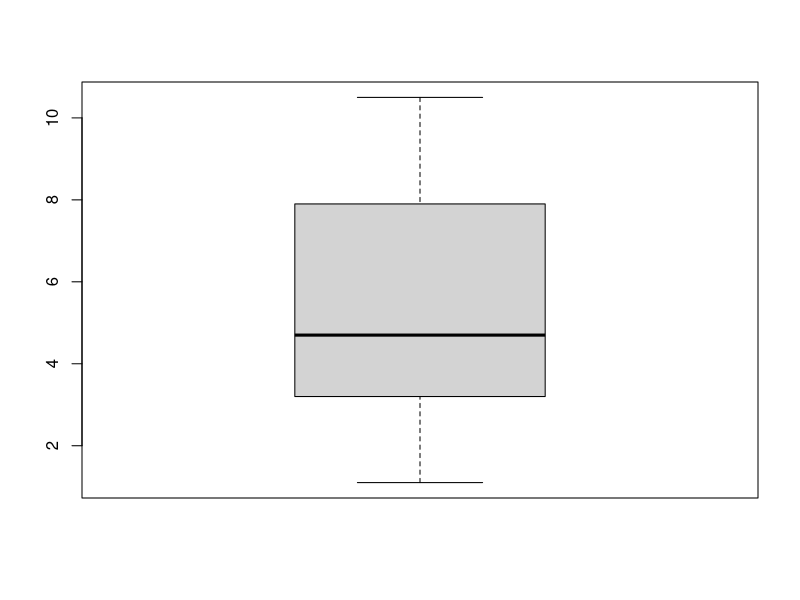
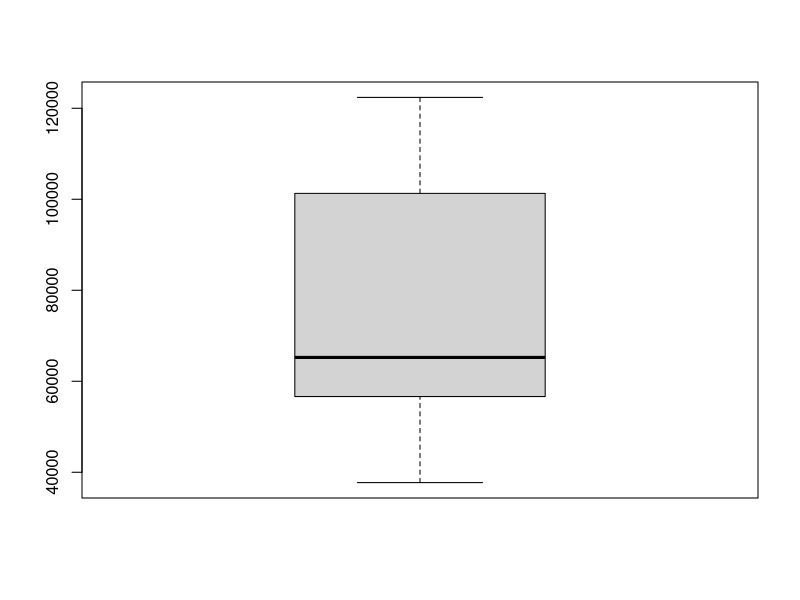

Write the R code that produced these figures, in order.

# linear regression problem

library(readxl)
salarydata <- read_excel("Salary_Data.xlsx")

#load data 
salarydata

#no any missing value
summary(salarydata)

#pre processing 
# no any outlier
boxplot(salarydata$YearsExperience)
bx = boxplot(salarydata$Salary)

# show statistics
bx$stats

#   model - methematical equation 

#  training dataset and test dataset

#break the data set into traing and test


# caTools helps to break the dataset
install.packages("caTools")
library(caTools)

set.seed(10)

# sample.split works for only target variable and splitratio convert part you want to take for training

split = sample.split(salarydata$Salary, SplitRatio = 0.75)

train = subset(salarydata, split == T)
testdata = subset(salarydata, split == F)

train
testdata

# creating the model

model <- lm(formula = Salary~. , data = train)
summary(model)

# prediction

prediction <- predict(model, newdata = testdata)
prediction

difference <- testdata$Salary - prediction

testdata <- cbind(testdata, prediction, difference)

square <- (difference)^2
testdata <- cbind(testdata, square)
View(testdata)
